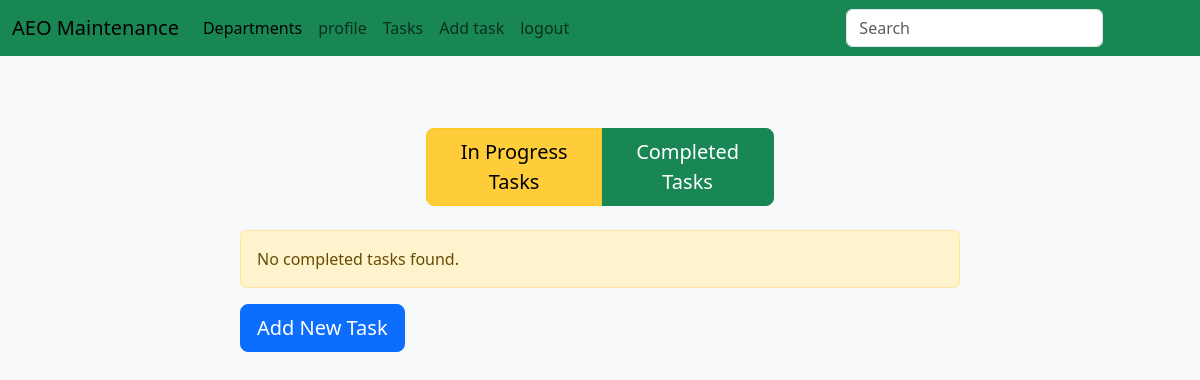
The app's page /departments/1/in_progress_tasks/ (signed in), older data.
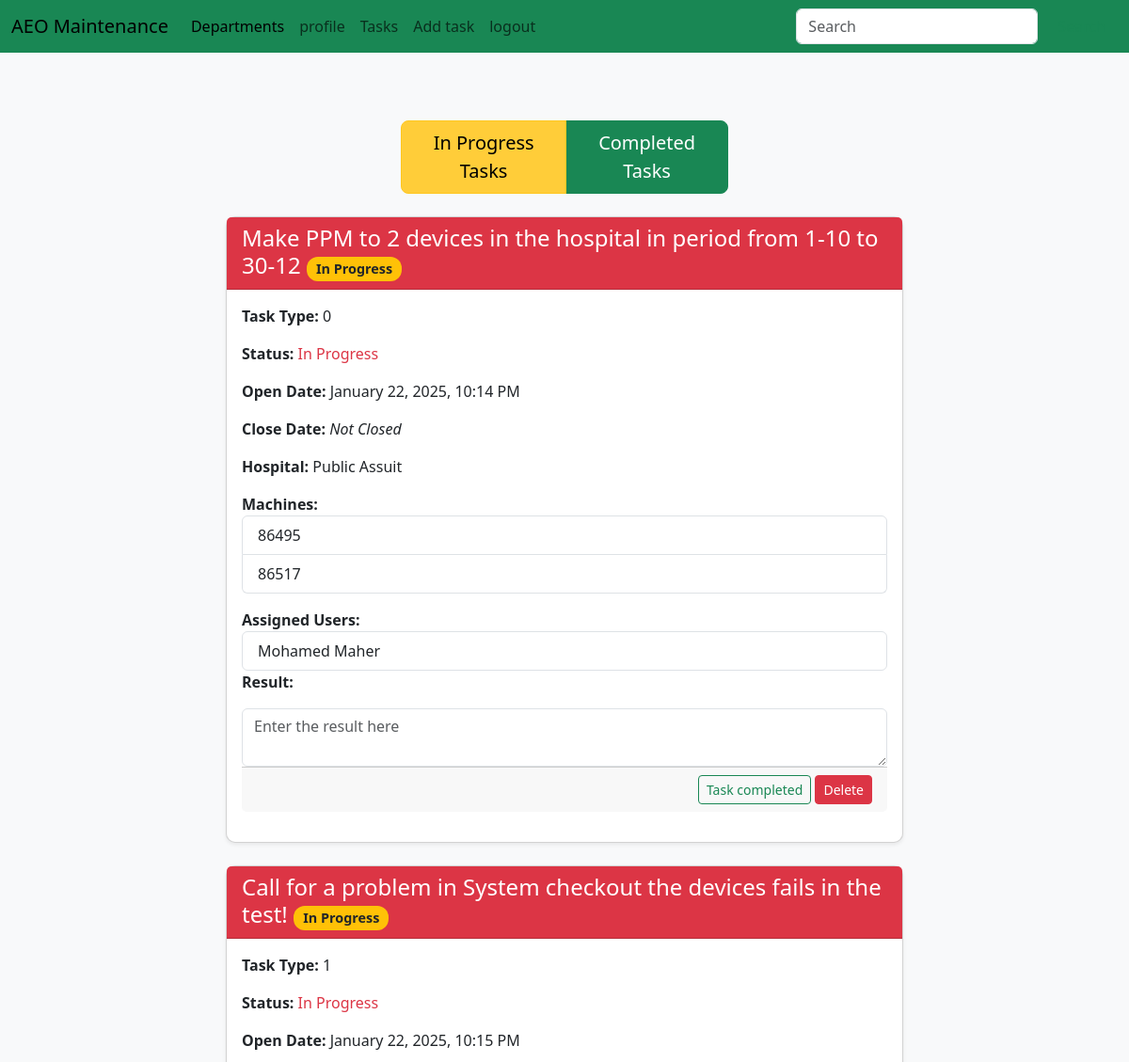
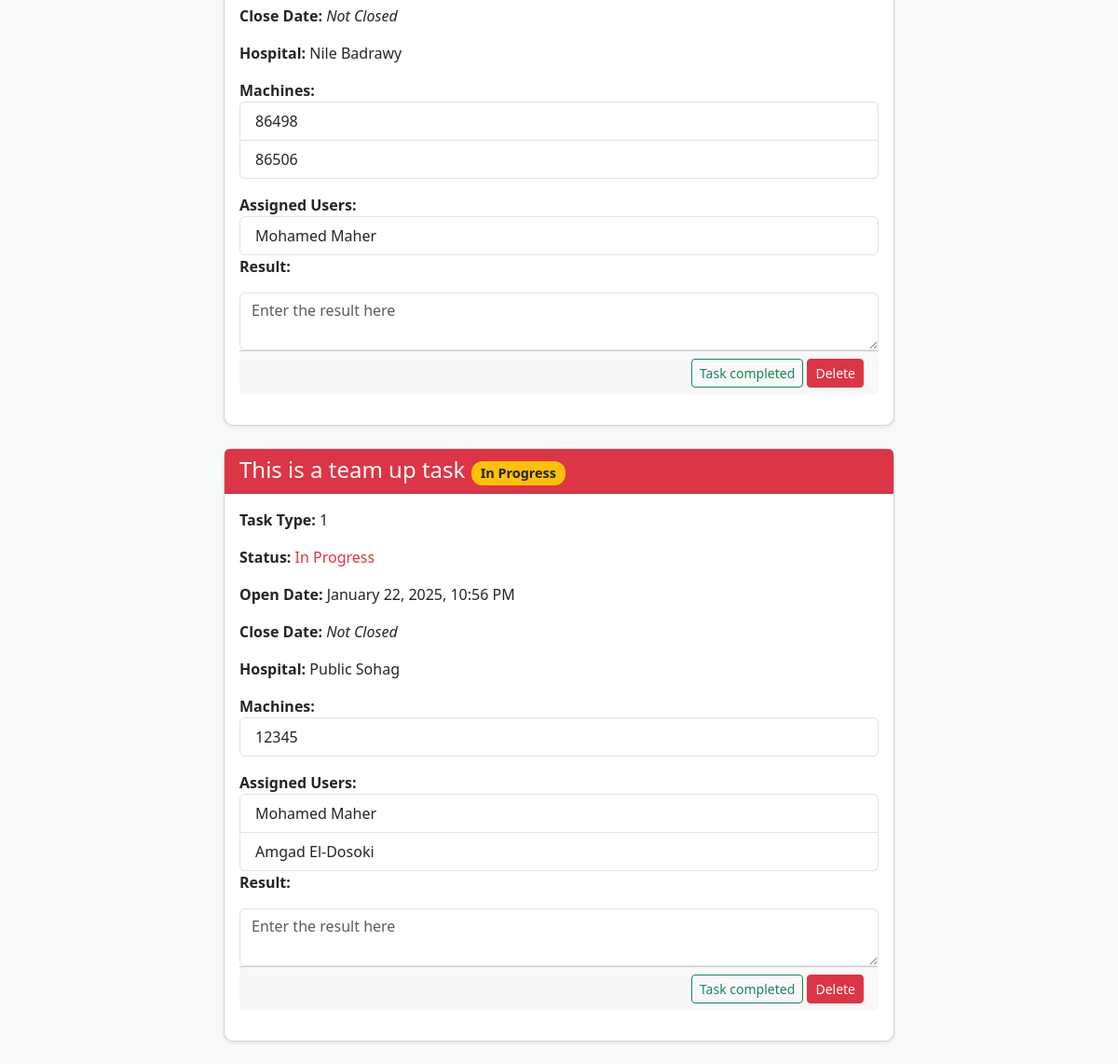
The same page, newer data (2 pictures, top to bottom).
### maintenance_system/models.py (models this page shows, shortened)
class Task(db.Model):
	id = db.Column(db.Integer, primary_key=True)
	task_type = db.Column(db.String(80))
	status = db.Column(db.Integer, default=int(0)) # 0: not completed, 1: in progress, 2: done
	open_date = db.Column(db.DateTime, nullable=False, default=default_time)
	close_date = db.Column(db.DateTime)
	description = db.Column(db.String(200))
	result = db.Column(db.String(200))
	hospital_id = db.Column(db.Integer, db.ForeignKey('hospital.id'))
	users = db.relationship('User', secondary='user_task', backref='tasks', lazy='dynamic')

class Hospital(db.Model):
	id = db.Column(db.Integer, primary_key=True)
	name = db.Column(db.String(80), unique=True)
	governorate = db.Column(db.String(80))
	tasks = db.relationship('Task', backref='hospital', lazy=True)
	machines = db.relationship('Machine', backref='hospital', lazy=True)

class Machine(db.Model):
	id = db.Column(db.Integer, primary_key=True)
	serial_number = db.Column(db.String(80), unique=True)
	installation_date = db.Column(db.DateTime)
	contract_type = db.Column(db.Integer, default=int(0)) # 0: warranty, 1: maintenance, 2: none
	contract_name = db.Column(db.String(80))
	contract_start_date = db.Column(db.DateTime)
	contract_end_date = db.Column(db.DateTime)
	user_id = db.Column(db.Integer, db.ForeignKey('user.id'))
	model_id = db.Column(db.Integer, db.ForeignKey('model.id'))
	hospital_id = db.Column(db.Integer, db.ForeignKey('hospital.id'))
	tasks = db.relationship('Task', secondary='machine_task', backref='machines', lazy='dynamic')

class User(db.Model, UserMixin):
	id = db.Column(db.Integer, primary_key=True)
	username = db.Column(db.String(80), unique=True)
	email = db.Column(db.String(120), unique=True)
	password = db.Column(db.String(120))
	rank = db.Column(db.String(120), default="Junior")
	profile_pic = db.Column(db.String(120), default="default.jpg")
	department_id = db.Column(db.Integer, db.ForeignKey('department.id'))
	machines = db.relationship('Machine', backref='user', lazy=True)
	hospitals = db.relationship('Hospital', secondary='user_hospital', backref='users', lazy='dynamic')

### maintenance_system/Main/routes.py (the view)
@main.route('/<path:path>', methods=['GET'])
def catch_all(path):
    return f"Caught route: {path}", 404

### maintenance_system/Tasks/routes.py (called while the page is built)
@taskpb.route('/departments/<int:department_id>/in_progress_tasks/', methods=['GET', 'POST'])
def in_progress_tasks(department_id):
    department = Department.query.get_or_404(department_id)
    tasks = Task.query.join(Task.machines).join(Machine.model).join(Model.device).filter(Device.department_id == department_id).all()
    tasks = [task for task in tasks if task.status == 0]
    return render_template('in_progress_tasks.html', department=department, tasks=tasks)

### maintenance_system/models.py (called while the page is built)
@login_manager.user_loader
def load_user(user_id):
	return User.query.get(int(user_id))

### maintenance_system/Templates/in_progress_tasks.html
{% extends "layout.html" %}
{% block content %}
<div class="container mt-4">
	<div class="row justify-content-center">
		<div class="col-lg-4 mb-4">
			<div class="btn-group justify-content-center" role="group" aria-label="Basic mixed styles example">
				<button type="button" class="btn btn-lg btn-warning active">In Progress Tasks</button>
				<a href="{{ url_for('taskpb.completed_tasks', department_id = department.id)}}"
					class="btn btn-lg btn-success">Completed Tasks</a>
			</div>
		</div>
	</div>
	<div class="row justify-content-center">
		{% if tasks %}
		{% for task in tasks %}
		<div class="col-md-8 mb-4">
			<div class="card shadow-sm">
				<div
					class="card-header
                    {% if task.status == 0 %} bg-danger text-white {% elif task.status == 1 %} bg-success text-white {% endif %}">
					<h4 class="card-title mb-0">
						{{ task.description }}
						<span
							class="badge
                            {% if task.status == 0 %} bg-warning text-dark {% elif task.status == 1 %} bg-light text-dark {% endif %}">
							{% if task.status == 0 %}
							In Progress
							{% elif task.status == 1 %}
							Completed
							{% endif %}
						</span>
					</h4>
				</div>
				<div class="card-body">
					<p><strong>Task Type:</strong> {{ task.task_type }}</p>
					<p><strong>Status:</strong>
						{% if task.status == 0 %}
						<span class="text-danger">In Progress</span>
						{% elif task.status == 1 %}
						<span class="text-success">Completed</span>
						{% endif %}
					</p>
					<p><strong>Open Date:</strong>
						{{ task.open_date.strftime('%B %d, %Y, %I:%M %p') }}
					</p>
					<p><strong>Close Date:</strong>
						{% if task.close_date %}
						{{ task.close_date.strftime('%B %d, %Y, %I:%M %p') }}
						{% else %}
						<em>Not Closed</em>
						{% endif %}
					</p>
					<p><strong>Hospital:</strong> {{ task.hospital.name }}</p>
					{% if task.machines %}
					<div>
						<strong>Machines:</strong>
						<ul class="list-group">
							{% for machine in task.machines %}
							<li class="list-group-item">{{ machine.serial_number }}</li>
							{% endfor %}
						</ul>
					</div>
					{% endif %}
					{% if task.users %}
					<div class="mt-3">
						<strong>Assigned Users:</strong>
						<ul class="list-group">
							{% for user in task.users %}
							<li class="list-group-item">{{ user.username }}</li>
							{% endfor %}
						</ul>
					</div>
					{% endif %}
					<p><strong>Result:</strong>
					<form method="post" action="{{ url_for('taskpb.add_task_result', task_id=task.id) }}">
						<textarea name="result" class="form-control" placeholder="Enter the result here"></textarea>
						<div class="card-footer text-end">
							<button class="btn btn-outline-success btn-sm">Task completed</button>
							<a href="{{ url_for('taskpb.delete_task', task_id=task.id) }}"
								class="btn btn-danger btn-sm">Delete</a>
						</div>
					</form>
					</p>
				</div>
			</div>
		</div>
		{% endfor %}
		{% else %}
		<div class="col-md-8">
			<div class="alert alert-warning" role="alert">
				No completed tasks found.
			</div>
			<a href="{{ url_for('taskpb.add_task', department_id=department.id) }}" class="btn btn-primary btn-lg">Add New
				Task</a>
		</div>
		{% endif %}
	</div>
</div>
{% endblock %}

Row changes from the older to the newer data that the page shows:
added Task: description "Make PPM to 2 devices in the hospital in period from 1-10 to 30-12", status "In Progress", task_type "0", open_date "January 22, 2025, 10:14 PM", shows "Not Closed", hospital.name "Public Assuit"
added Machine: serial_number "86495", shown under "Make PPM to 2 devices in the hospital in period from 1-10 to 30-12"
added Machine: serial_number "86517", shown under "Make PPM to 2 devices in the hospital in period from 1-10 to 30-12"
now on this page (row unchanged): User: username "Mohamed Maher"
added Task: description "Call for a problem in System checkout the devices fails in the test!", status "In Progress", task_type "1", open_date "January 22, 2025, 10:15 PM", shows "Not Closed", hospital.name "Nile Badrawy"
added Machine: serial_number "86498", shown under "Call for a problem in System checkout the devices fails in the test!"
added Machine: serial_number "86506", shown under "Call for a problem in System checkout the devices fails in the test!"
added Task: description "This is a team up task", status "In Progress", task_type "1", open_date "January 22, 2025, 10:56 PM", shows "Not Closed", hospital.name "Public Sohag"
added Machine: serial_number "12345", shown under "This is a team up task"
added User: username "Amgad El-Dosoki", shown under "This is a team up task"
Text that changed along with them:
text no longer shown: "No completed tasks found. Add New Task"
